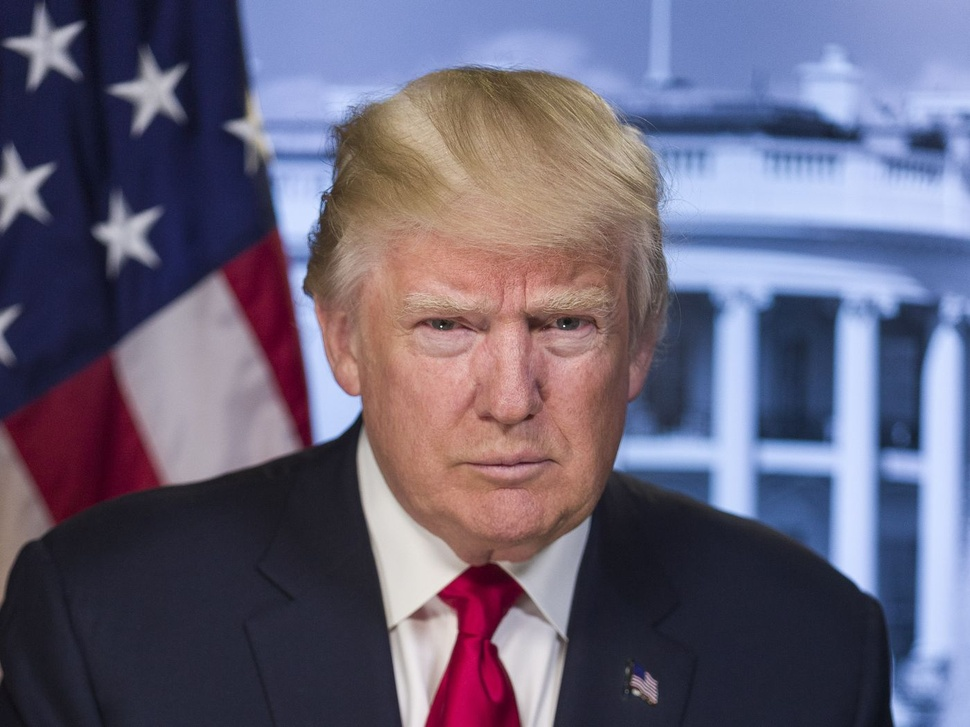
#> input picture Code/Genre/trump.jpg, 970 x 727 px, shrunk from 1400 x 1050 before the run
$ python test_methode_sans_cnn.py
#> lines starting #> are read from the running program, lines starting #| are printed output that depends on the picture; after the words box and inside, x2 and y2 are one past the last pixel; in counts of white or black regions, pixels touching at a corner belong together
import cv2
import numpy as np
import os

pwd = os.path.dirname(__file__)

img=cv2.imread(pwd + "/trump.jpg")
#> img is the input picture: shape (727, 970, 3); mean B, G, R 120.2, 99, 104.3
hsv = cv2.cvtColor(img, cv2.COLOR_BGR2HSV)
#> hsv: shape (727, 970, 3); mean H, S, V 98.4, 92.6, 133.7
h,s,v= cv2.split(hsv)
ret_h, th_h = cv2.threshold(h,0,255,cv2.THRESH_BINARY+cv2.THRESH_OTSU)
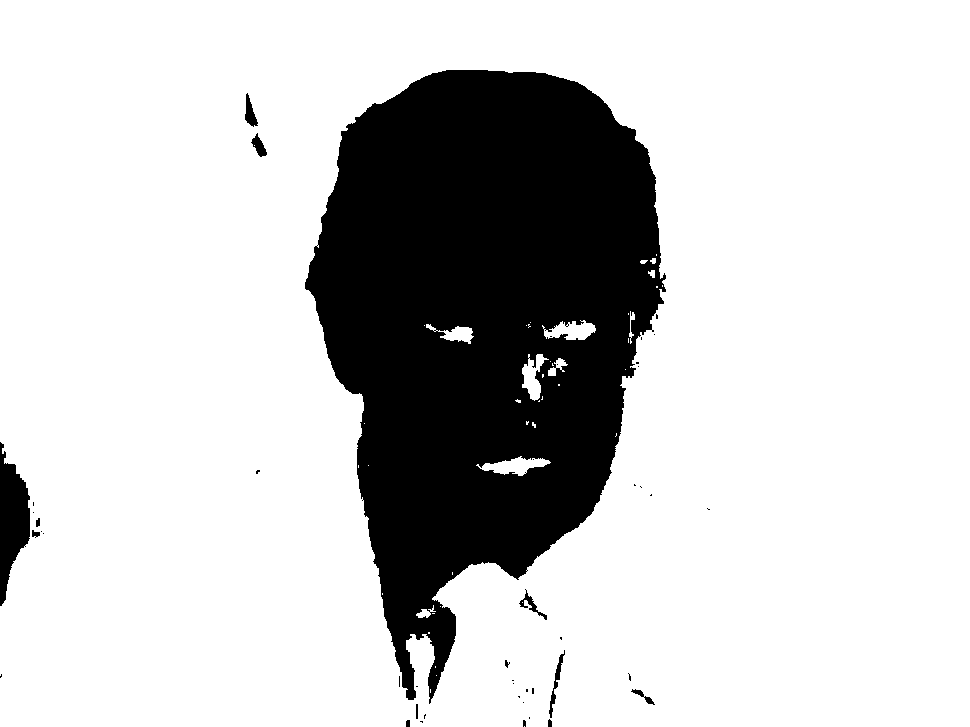
#> th_h: shape (727, 970); 79.3% white; 45 black regions (32 under 20 px), largest, box (x1, y1, x2, y2) and area: (305, 70, 666, 704) 141553, (0, 442, 30, 606) 2905, (549, 650, 565, 718) 235
#> ret_h = 50
ret_s, th_s = cv2.threshold(s,0,255,cv2.THRESH_BINARY+cv2.THRESH_OTSU)
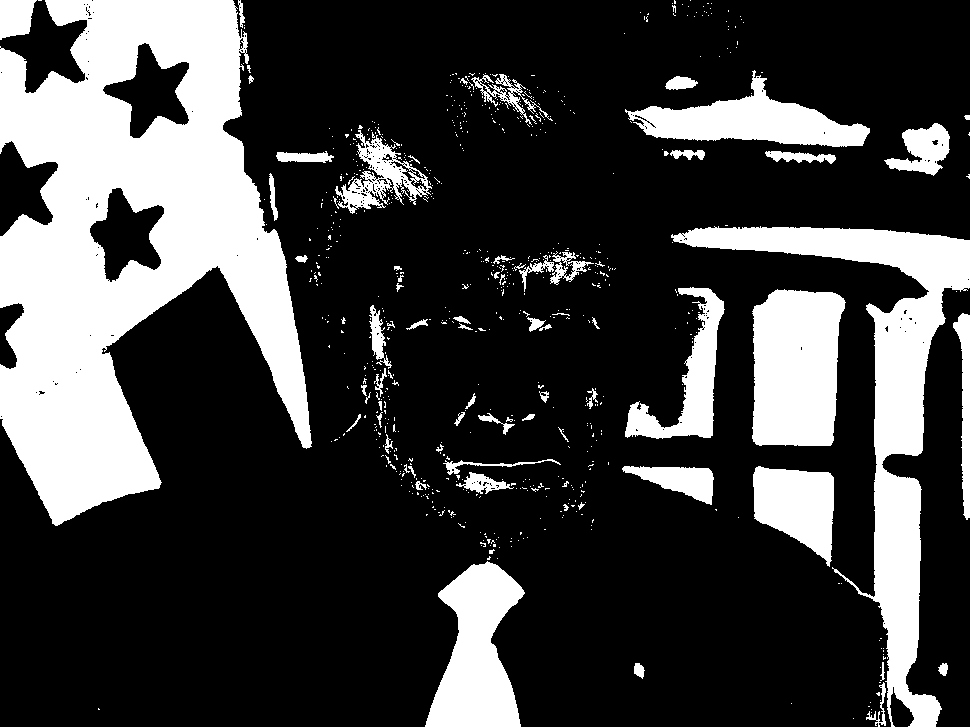
#> th_s: shape (727, 970); 25% white; 721 white regions (653 under 20 px), largest, box (x1, y1, x2, y2) and area: (0, 0, 312, 526) 89275, (671, 226, 970, 727) 27570, (752, 289, 846, 446) 12757
#> ret_s = 112

gray = cv2.cvtColor(img, cv2.COLOR_BGR2GRAY)
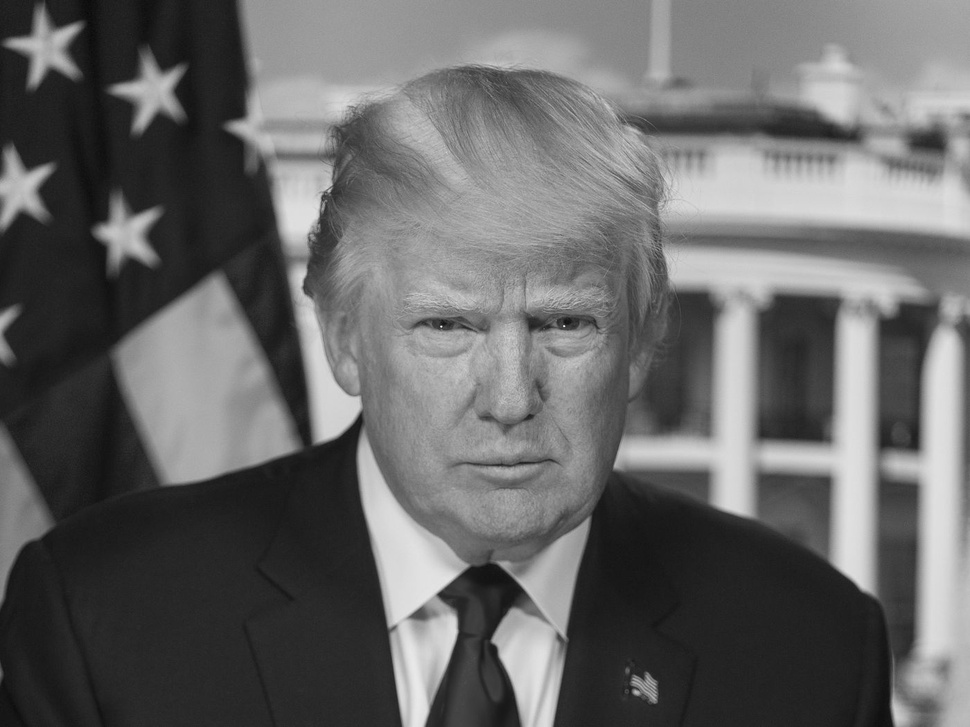
#> gray: shape (727, 970); min 7, max 253, mean 103

sift = cv2.SIFT_create()
kp = sift.detect(gray,None)
#> kp = 466 keypoints; strongest (x, y, size): (126, 234, 33.1), (152, 92, 34.3), (532, 658, 44.9), (853, 556, 33.1)
imgKP = cv2.drawKeypoints(gray,kp,img)

cv2.imshow("keypoint", imgKP)
cv2.waitKey(0)

#Fusion th_h et th_s
th=cv2.bitwise_or(th_h,th_s)
#> th: shape (727, 970); 80.6% white; 150 black regions (135 under 20 px), largest, box (x1, y1, x2, y2) and area: (305, 70, 666, 704) 132275, (0, 442, 30, 606) 2905, (549, 650, 565, 718) 235
#Ajouts de bord à l'image
bordersize=10
th=cv2.copyMakeBorder(th, top=bordersize, bottom=bordersize, left=bordersize, right=bordersize, borderType= cv2.BORDER_CONSTANT, value=[0,0,0] )
#> th: shape (747, 990); 76.9% white; 146 black regions (133 under 20 px), largest, box (x1, y1, x2, y2) and area: (315, 80, 676, 714) 132275, (0, 0, 990, 747) 37324, (559, 660, 575, 728) 235
#Remplissage des contours
im_floodfill = th.copy()
h, w = th.shape[:2]
#> h = 747; w = 990
mask = np.zeros((h+2, w+2), np.uint8)
cv2.floodFill(im_floodfill, mask, (0,0), 255)
#> im_floodfill: shape (747, 990); 81.9% white; 146 black regions (134 under 20 px), largest, box (x1, y1, x2, y2) and area: (315, 80, 676, 714) 132275, (559, 660, 575, 728) 235, (255, 103, 268, 137) 225
im_floodfill_inv = cv2.bitwise_not(im_floodfill)
th = th | im_floodfill_inv
#> th: shape (747, 990); 95% white; 1 black region, box (x1, y1, x2, y2) and area: (0, 0, 990, 747) 37323
#Enlèvement des bord de l'image
th=th[bordersize: len(th)-bordersize,bordersize: len(th[0])-bordersize]
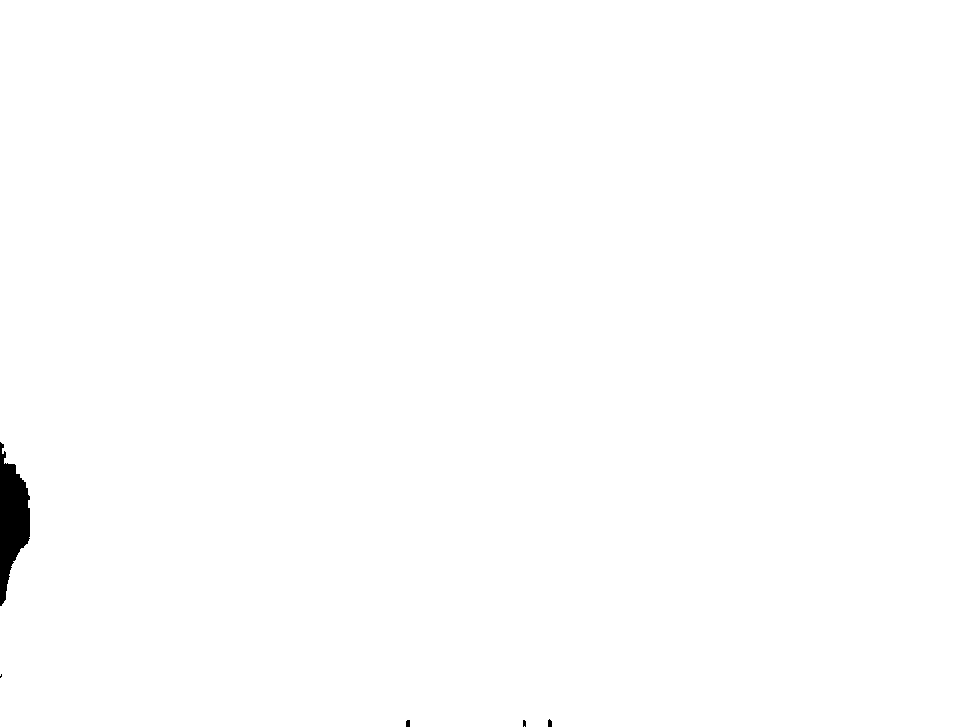
#> th: shape (727, 970); 99.6% white; 5 black regions (2 under 20 px)
resultat=cv2.bitwise_and(img,img,mask=th)
cv2.imwrite(pwd+"/im_floodfill.png",im_floodfill)
cv2.imwrite(pwd+"/th.png",th)
cv2.imwrite(pwd+"/resultat.png",resultat)
contours, hierarchy = cv2.findContours(th,cv2.RETR_TREE,cv2.CHAIN_APPROX_SIMPLE)
#> contours = 2 contours, 1 with area under 20; largest, box (x1, y1, x2, y2) and area: (0, 0, 970, 727) 700474
for i in range (0, len(contours)) :
    mask_BB_i = np.zeros((len(th),len(th[0])), np.uint8)
    x,y,w,h = cv2.boundingRect(contours[i])
    cv2.drawContours(mask_BB_i, contours, i, (255,255,255), -1)
    BB_i=cv2.bitwise_and(img,img,mask=mask_BB_i)
    if h >15 and w>15 :
        BB_i=BB_i[y:y+h,x:x+w]
        cv2.imwrite(pwd + "/BB_"+str(i)+".png",BB_i)
#> this loop made 2 passes
#> (x, y, w, h) on passes 1 to 2: (524, 726, 1, 1), (0, 0, 970, 727)
#> pass 1, `BB_i=cv2.bitwise_and(img,img,mask=mask_BB_i)`:
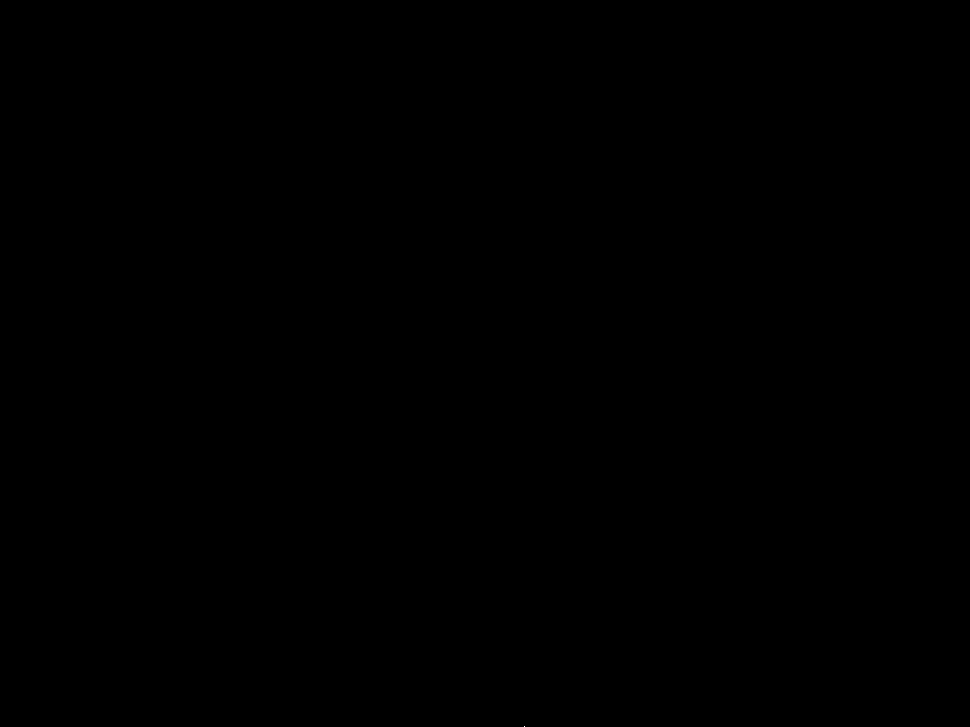
#> BB_i: shape (727, 970, 3); values 0 (black) and 163 (white), 0% white in thin lines or dots, all inside (x1, y1, x2, y2) = (524, 726, 525, 727)
#> after the loop: mask_BB_i: shape (727, 970); 99.6% white; 5 black regions (1 under 20 px), largest, box (x1, y1, x2, y2) and area: (0, 442, 30, 606) 2904, (548, 719, 552, 727) 28, (406, 720, 410, 727) 27, (523, 720, 526, 727) 20


kernel = np.ones((3, 3), np.uint8)

# img_dilation = cv2.dilate(im_floodfill, kernel, iterations=2)

img_erosion = cv2.erode(im_floodfill, kernel, iterations=2)
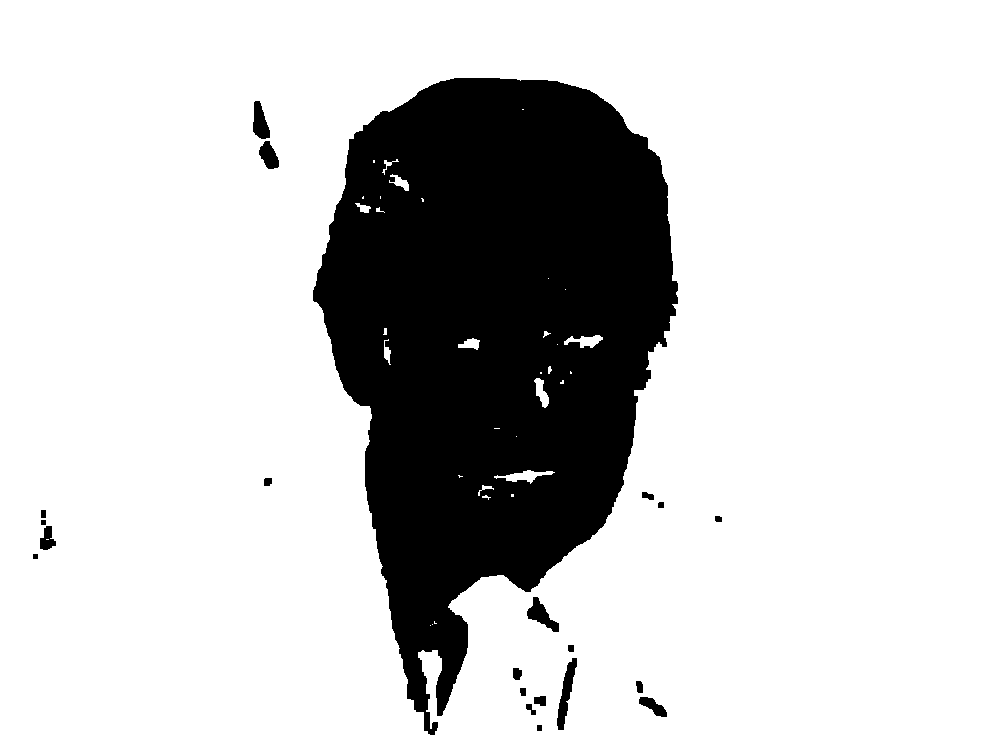
#> img_erosion: shape (747, 990); 79.6% white; 21 black regions, largest, box (x1, y1, x2, y2) and area: (313, 78, 678, 735) 148075, (557, 658, 577, 730) 604, (527, 597, 559, 632) 478

cv2.imwrite(pwd+"/floodfill_dilate.png", img_erosion)
